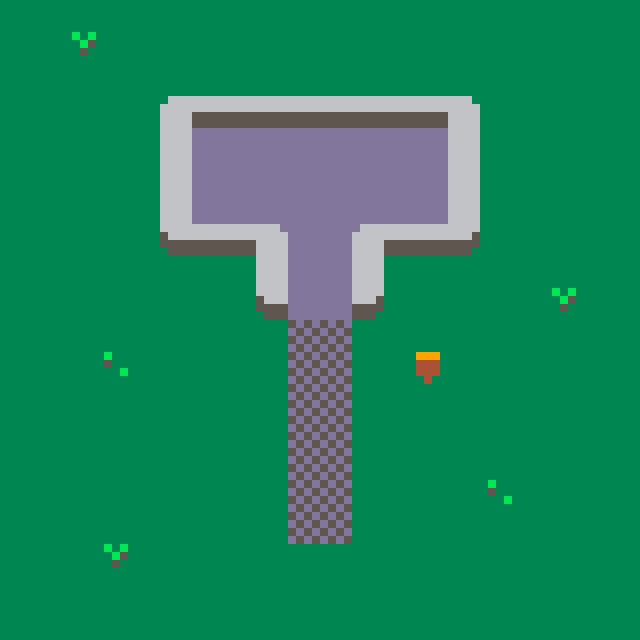

Tiled map render using the project's own tile images. Description and the whole map definition, tile-layer contents included, below:
An orthogonal 20x20 tile map with 32x32 px tiles, 2 tile layers (Ground, Foreground).

<map version="1.0" tiledversion="1.0.2" orientation="orthogonal" renderorder="right-down" width="20" height="20" tilewidth="32" tileheight="32" nextobjectid="1">
 <tileset firstgid="1" source="tileset.tsx" />
 <layer name="Ground" width="20" height="20">
  <data encoding="csv">
26,26,26,26,26,26,26,26,26,26,26,26,26,26,26,26,26,26,26,26,
26,26,28,26,26,26,26,26,26,26,26,26,26,26,26,26,26,26,26,26,
26,26,26,26,26,26,26,26,26,26,26,26,26,26,26,26,26,26,26,26,
26,26,26,26,26,26,0,0,0,0,0,0,0,0,26,26,26,26,26,26,
26,26,26,26,26,0,0,0,0,0,0,0,0,0,0,26,26,26,26,26,
26,26,26,26,26,0,0,0,0,0,0,0,0,0,0,26,26,26,26,26,
26,26,26,26,26,0,0,0,0,0,0,0,0,0,0,26,26,26,26,26,
26,26,26,26,26,26,0,0,10,0,0,10,0,0,26,26,26,26,26,26,
26,26,26,26,26,26,26,26,0,0,0,0,26,26,26,26,26,26,26,26,
26,26,26,26,26,26,26,26,26,0,0,26,26,26,26,26,26,28,26,26,
26,26,26,26,26,26,26,26,26,4,4,26,26,26,26,26,26,26,26,26,
26,26,26,27,26,26,26,26,26,4,4,26,26,26,26,26,26,26,26,26,
26,26,26,26,26,26,26,26,26,4,4,26,26,26,26,26,26,26,26,26,
26,26,26,26,26,26,26,26,26,4,4,26,26,26,26,26,26,26,26,26,
26,26,26,26,26,26,26,26,26,4,4,26,26,26,26,26,26,26,26,26,
26,26,26,26,26,26,26,26,26,4,4,26,26,26,26,27,26,26,26,26,
26,26,26,26,26,26,26,26,26,4,4,26,26,26,26,26,26,26,26,26,
26,26,26,28,26,26,26,26,26,26,26,26,26,26,26,26,26,26,26,26,
26,26,26,26,26,26,26,26,26,26,26,26,26,26,26,26,26,26,26,26,
26,26,26,26,26,26,26,26,26,26,26,26,26,26,26,26,26,26,26,26
</data>
 </layer>
 <layer name="Foreground" width="20" height="20">
  <data encoding="csv">
0,0,0,0,0,0,0,0,0,0,0,0,0,0,0,0,0,0,0,0,
0,0,0,0,0,0,0,0,0,0,0,0,0,0,0,0,0,0,0,0,
0,0,0,0,0,0,0,0,0,0,0,0,0,0,0,0,0,0,0,0,
0,0,0,0,0,1,2,2,2,2,2,2,2,2,3,0,0,0,0,0,
0,0,0,0,0,9,10,10,10,10,10,10,10,10,11,0,0,0,0,0,
0,0,0,0,0,9,10,10,10,10,10,10,10,10,11,0,0,0,0,0,
0,0,0,0,0,9,10,10,10,10,10,10,10,10,11,0,0,0,0,0,
0,0,0,0,0,17,18,18,3,10,10,1,18,18,19,0,0,0,0,0,
0,0,0,0,0,0,0,0,9,10,10,11,0,0,0,0,0,0,0,0,
0,0,0,0,0,0,0,0,17,10,10,19,0,0,0,0,0,0,0,0,
0,0,0,0,0,0,0,0,0,0,0,0,0,0,0,0,0,0,0,0,
0,0,0,0,0,0,0,0,0,0,0,0,0,31,0,0,0,0,0,0,
0,0,0,0,0,0,0,0,0,0,0,0,0,0,0,0,0,0,0,0,
0,0,0,0,0,0,0,0,0,0,0,0,0,0,0,0,0,0,0,0,
0,0,0,0,0,0,0,0,0,0,0,0,0,0,0,0,0,0,0,0,
0,0,0,0,0,0,0,0,0,0,0,0,0,0,0,0,0,0,0,0,
0,0,0,0,0,0,0,0,0,0,0,0,0,0,0,0,0,0,0,0,
0,0,0,0,0,0,0,0,0,0,0,0,0,0,0,0,0,0,0,0,
0,0,0,0,0,0,0,0,0,0,0,0,0,0,0,0,0,0,0,0,
0,0,0,0,0,0,0,0,0,0,0,0,0,0,0,0,0,0,0,0
</data>
 </layer>
</map>